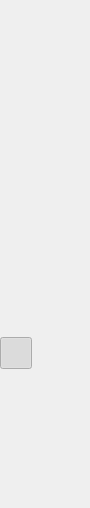
<?xml version="1.0" encoding="UTF-8"?>
<ui version="4.0">
 <class>ToolBoxWidget</class>
 <widget class="QDockWidget" name="ToolBoxWidget">
  <property name="geometry">
   <rect>
    <x>0</x>
    <y>0</y>
    <width>90</width>
    <height>508</height>
   </rect>
  </property>
  <property name="minimumSize">
   <size>
    <width>62</width>
    <height>406</height>
   </size>
  </property>
  <property name="windowTitle">
   <string comment="Window title of tool box">Tools</string>
  </property>
  <widget class="QWidget" name="toolGroup">
   <layout class="QVBoxLayout" name="verticalLayout">
    <property name="spacing">
     <number>0</number>
    </property>
    <property name="leftMargin">
     <number>0</number>
    </property>
    <property name="topMargin">
     <number>0</number>
    </property>
    <property name="rightMargin">
     <number>0</number>
    </property>
    <property name="bottomMargin">
     <number>0</number>
    </property>
    <item>
     <widget class="QToolButton" name="moveButton">
      <property name="minimumSize">
       <size>
        <width>32</width>
        <height>32</height>
       </size>
      </property>
      <property name="maximumSize">
       <size>
        <width>32</width>
        <height>32</height>
       </size>
      </property>
      <property name="icon">
       <iconset resource="../data/app.qrc">
        <normaloff>:/icons/new/svg/arrow.svg</normaloff>:/icons/new/svg/arrow.svg</iconset>
      </property>
      <property name="iconSize">
       <size>
        <width>30</width>
        <height>30</height>
       </size>
      </property>
      <property name="checkable">
       <bool>true</bool>
      </property>
      <property name="autoRaise">
       <bool>true</bool>
      </property>
     </widget>
    </item>
    <item>
     <widget class="QToolButton" name="clearButton">
      <property name="minimumSize">
       <size>
        <width>32</width>
        <height>32</height>
       </size>
      </property>
      <property name="maximumSize">
       <size>
        <width>32</width>
        <height>32</height>
       </size>
      </property>
      <property name="icon">
       <iconset resource="../data/app.qrc">
        <normaloff>:/icons/new/svg/trash_detailed.svg</normaloff>:/icons/new/svg/trash_detailed.svg</iconset>
      </property>
      <property name="iconSize">
       <size>
        <width>30</width>
        <height>30</height>
       </size>
      </property>
      <property name="autoRaise">
       <bool>true</bool>
      </property>
     </widget>
    </item>
    <item>
     <widget class="QToolButton" name="brushButton">
      <property name="minimumSize">
       <size>
        <width>32</width>
        <height>32</height>
       </size>
      </property>
      <property name="maximumSize">
       <size>
        <width>32</width>
        <height>32</height>
       </size>
      </property>
      <property name="icon">
       <iconset resource="../data/app.qrc">
        <normaloff>:/icons/new/svg/brush_detailed.svg</normaloff>:/icons/new/svg/brush_detailed.svg</iconset>
      </property>
      <property name="iconSize">
       <size>
        <width>30</width>
        <height>30</height>
       </size>
      </property>
      <property name="checkable">
       <bool>true</bool>
      </property>
      <property name="autoRaise">
       <bool>true</bool>
      </property>
     </widget>
    </item>
    <item>
     <widget class="QToolButton" name="selectButton">
      <property name="minimumSize">
       <size>
        <width>32</width>
        <height>32</height>
       </size>
      </property>
      <property name="maximumSize">
       <size>
        <width>32</width>
        <height>32</height>
       </size>
      </property>
      <property name="icon">
       <iconset resource="../data/app.qrc">
        <normaloff>:/icons/new/svg/selection.svg</normaloff>:/icons/new/svg/selection.svg</iconset>
      </property>
      <property name="iconSize">
       <size>
        <width>30</width>
        <height>30</height>
       </size>
      </property>
      <property name="checkable">
       <bool>true</bool>
      </property>
      <property name="autoRaise">
       <bool>true</bool>
      </property>
     </widget>
    </item>
    <item>
     <widget class="QToolButton" name="smudgeButton">
      <property name="minimumSize">
       <size>
        <width>32</width>
        <height>32</height>
       </size>
      </property>
      <property name="maximumSize">
       <size>
        <width>32</width>
        <height>32</height>
       </size>
      </property>
      <property name="icon">
       <iconset resource="../data/app.qrc">
        <normaloff>:/icons/new/svg/smudge_detailed.svg</normaloff>:/icons/new/svg/smudge_detailed.svg</iconset>
      </property>
      <property name="iconSize">
       <size>
        <width>30</width>
        <height>30</height>
       </size>
      </property>
      <property name="checkable">
       <bool>true</bool>
      </property>
      <property name="autoRaise">
       <bool>true</bool>
      </property>
     </widget>
    </item>
    <item>
     <widget class="QToolButton" name="polylineButton">
      <property name="minimumSize">
       <size>
        <width>32</width>
        <height>32</height>
       </size>
      </property>
      <property name="maximumSize">
       <size>
        <width>32</width>
        <height>32</height>
       </size>
      </property>
      <property name="icon">
       <iconset resource="../data/app.qrc">
        <normaloff>:/icons/new/svg/line.svg</normaloff>:/icons/new/svg/line.svg</iconset>
      </property>
      <property name="iconSize">
       <size>
        <width>30</width>
        <height>30</height>
       </size>
      </property>
      <property name="checkable">
       <bool>true</bool>
      </property>
      <property name="autoRaise">
       <bool>true</bool>
      </property>
     </widget>
    </item>
    <item>
     <widget class="QToolButton" name="handButton">
      <property name="minimumSize">
       <size>
        <width>32</width>
        <height>32</height>
       </size>
      </property>
      <property name="maximumSize">
       <size>
        <width>32</width>
        <height>32</height>
       </size>
      </property>
      <property name="icon">
       <iconset resource="../data/app.qrc">
        <normaloff>:/icons/new/svg/hand_detailed.svg</normaloff>:/icons/new/svg/hand_detailed.svg</iconset>
      </property>
      <property name="iconSize">
       <size>
        <width>30</width>
        <height>30</height>
       </size>
      </property>
      <property name="checkable">
       <bool>true</bool>
      </property>
      <property name="autoRaise">
       <bool>true</bool>
      </property>
     </widget>
    </item>
    <item>
     <widget class="QToolButton" name="penButton">
      <property name="minimumSize">
       <size>
        <width>32</width>
        <height>32</height>
       </size>
      </property>
      <property name="maximumSize">
       <size>
        <width>32</width>
        <height>32</height>
       </size>
      </property>
      <property name="icon">
       <iconset resource="../data/app.qrc">
        <normaloff>:/icons/new/svg/pen_detailed.svg</normaloff>:/icons/new/svg/pen_detailed.svg</iconset>
      </property>
      <property name="iconSize">
       <size>
        <width>30</width>
        <height>30</height>
       </size>
      </property>
      <property name="checkable">
       <bool>true</bool>
      </property>
      <property name="autoRaise">
       <bool>true</bool>
      </property>
     </widget>
    </item>
    <item>
     <widget class="QToolButton" name="pencilButton">
      <property name="minimumSize">
       <size>
        <width>32</width>
        <height>32</height>
       </size>
      </property>
      <property name="maximumSize">
       <size>
        <width>32</width>
        <height>32</height>
       </size>
      </property>
      <property name="icon">
       <iconset resource="../data/app.qrc">
        <normaloff>:/icons/new/svg/pencil_detailed.svg</normaloff>:/icons/new/svg/pencil_detailed.svg</iconset>
      </property>
      <property name="iconSize">
       <size>
        <width>30</width>
        <height>30</height>
       </size>
      </property>
      <property name="checkable">
       <bool>true</bool>
      </property>
      <property name="checked">
       <bool>true</bool>
      </property>
      <property name="autoRaise">
       <bool>true</bool>
      </property>
     </widget>
    </item>
    <item>
     <widget class="QToolButton" name="bucketButton">
      <property name="minimumSize">
       <size>
        <width>32</width>
        <height>32</height>
       </size>
      </property>
      <property name="maximumSize">
       <size>
        <width>32</width>
        <height>32</height>
       </size>
      </property>
      <property name="icon">
       <iconset resource="../data/app.qrc">
        <normaloff>:/icons/new/svg/bucket_detailed.svg</normaloff>:/icons/new/svg/bucket_detailed.svg</iconset>
      </property>
      <property name="iconSize">
       <size>
        <width>30</width>
        <height>30</height>
       </size>
      </property>
      <property name="checkable">
       <bool>true</bool>
      </property>
      <property name="autoRaise">
       <bool>true</bool>
      </property>
     </widget>
    </item>
    <item>
     <widget class="QToolButton" name="eyedropperButton">
      <property name="minimumSize">
       <size>
        <width>32</width>
        <height>32</height>
       </size>
      </property>
      <property name="maximumSize">
       <size>
        <width>32</width>
        <height>32</height>
       </size>
      </property>
      <property name="icon">
       <iconset resource="../data/app.qrc">
        <normaloff>:/icons/new/svg/eyedropper_detailed.svg</normaloff>:/icons/new/svg/eyedropper_detailed.svg</iconset>
      </property>
      <property name="iconSize">
       <size>
        <width>30</width>
        <height>30</height>
       </size>
      </property>
      <property name="checkable">
       <bool>true</bool>
      </property>
      <property name="autoRaise">
       <bool>true</bool>
      </property>
     </widget>
    </item>
    <item>
     <widget class="QToolButton" name="eraserButton">
      <property name="minimumSize">
       <size>
        <width>32</width>
        <height>32</height>
       </size>
      </property>
      <property name="maximumSize">
       <size>
        <width>32</width>
        <height>32</height>
       </size>
      </property>
      <property name="icon">
       <iconset resource="../data/app.qrc">
        <normaloff>:/icons/new/svg/eraser_detailed.svg</normaloff>:/icons/new/svg/eraser_detailed.svg</iconset>
      </property>
      <property name="iconSize">
       <size>
        <width>30</width>
        <height>30</height>
       </size>
      </property>
      <property name="checkable">
       <bool>true</bool>
      </property>
      <property name="autoRaise">
       <bool>true</bool>
      </property>
     </widget>
    </item>
   </layout>
  </widget>
 </widget>
 <resources>
  <include location="../data/app.qrc"/>
 </resources>
 <connections/>
 <slots>
  <slot>pencilOn()</slot>
  <slot>selectOn()</slot>
  <slot>moveOn()</slot>
  <slot>handOn()</slot>
  <slot>penOn()</slot>
  <slot>eraserOn()</slot>
  <slot>polylineOn()</slot>
  <slot>bucketOn()</slot>
  <slot>brushOn()</slot>
  <slot>eyedropperOn()</slot>
  <slot>smudgeOn()</slot>
  <slot>getDockLocation(Qt::DockWidgetArea)</slot>
 </slots>
</ui>
